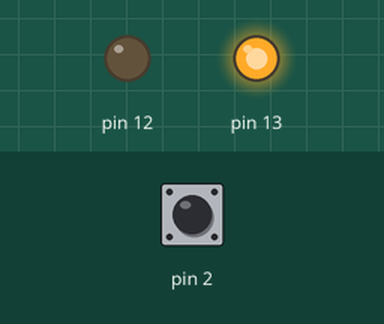
Bench run of a sketch on a simulated Arduino Uno, built with avr-gcc and run on an emulated ATmega328P. Parts: output pins drawn as LEDs (lit = HIGH). Inputs (shaded band) come from the test bench; at power-on: pin 2 HIGH.

Above: at 5.0 s.
5.1 s: pin 2 driven LOW
At 6.3 s:
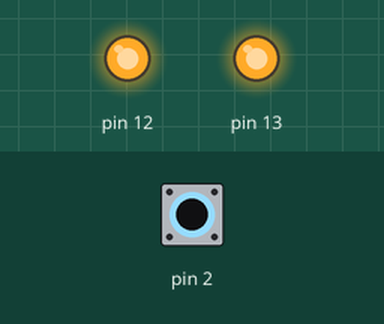
6.6 s: pin 2 pulsed HIGH 2 times (0.12 s each, 0.3 s apart)
At 7.1 s:
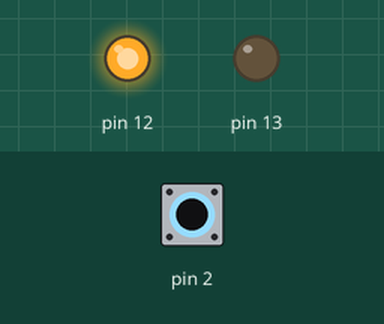
At 8.5 s:
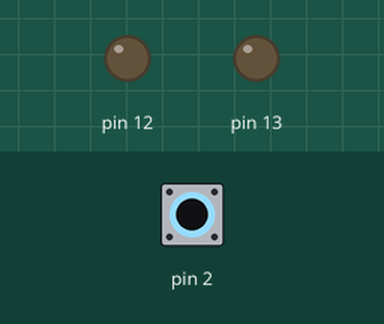
Timing chart, 0 to 13.9 s (numbered marks = the images above; inputs shaded):
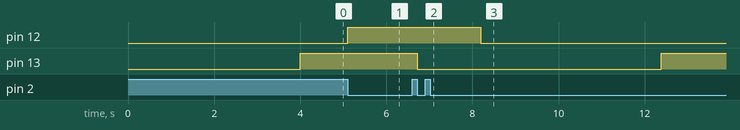

Measured:
- after the input at 5.1 s, pin 12: LOW → HIGH at once
- after the input at 6.6 s, pin 13: HIGH → LOW after 0.12 s, → HIGH 5.7 s later

The sketch:

main.ino
```cpp
#define INT0_vect _VECTOR(1)        /* External Interrupt Request 0 */
#define TIMER1_OVF_vect _VECTOR(13) /* Timer 1 Overflow */

#define F_CPU 16000000UL

#include <avr/io.h>
#include <util/delay.h>

char red =0;
char green =0;
ISR(INT0_vect){
   red=~red;
   if(red==0){PORTB = PORTB & 0b111011111;}
   else	   {PORTB = PORTB   | 0b00010000;}
}

ISR(TIMER1_OVF_vect) {
   green = ~green;
   if(green ==0){PORTB = PORTB & 0b1101111;}
   else 		{PORTB = PORTB  | 0b00100000;}
   }

   int main(){
      //set port direecton
      DDRB = 0b00110000; //  PB5/D13  PB4/D12  output

      //set INT0
      EICRA =EICRA| 0b00000010 ;//INT0 Falling Edge
      EIMSK =1;					//Enable INT0


      // set TMR1
      TCCR1A =0b00000000;
      TCCR1B= 0b00000101;// 1024 prescale

      TCNT1 = 3036; //65536-62500
      TIFR1 = 0b00000001;//Clear Overflow Status
      TIMSK1= 0b00000001;//Enable Overflow Interrupt

      //Turn on global interrupts
      sei();

      while(1); //No nothing

      return 0;

   }
```
